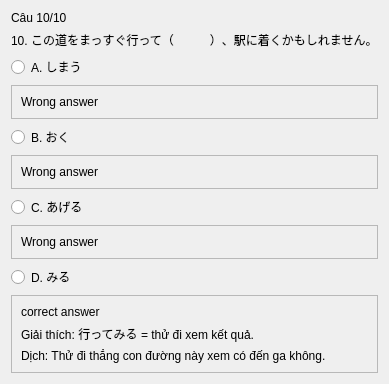
               <widget class="QWidget" name="page_16">
                <layout class="QVBoxLayout" name="verticalLayout_21">
                 <item>
                  <widget class="QLabel" name="label_102">
                   <property name="text">
                    <string>Câu 10/10</string>
                   </property>
                  </widget>
                 </item>
                 <item>
                  <widget class="QLabel" name="label_103">
                   <property name="text">
                    <string>10. この道をまっすぐ行って（　　　）、駅に着くかもしれません。</string>
                   </property>
                  </widget>
                 </item>
                 <item>
                  <widget class="QRadioButton" name="radioButton_61">
                   <property name="text">
                    <string>A. しまう</string>
                   </property>
                  </widget>
                 </item>
                 <item>
                  <widget class="QFrame" name="frame_17">
                   <property name="frameShape">
                    <enum>QFrame::StyledPanel</enum>
                   </property>
                   <property name="frameShadow">
                    <enum>QFrame::Raised</enum>
                   </property>
                   <layout class="QVBoxLayout" name="verticalLayout_25">
                    <item>
                     <widget class="QLabel" name="label_26">
                      <property name="text">
                       <string>Wrong answer</string>
                      </property>
                     </widget>
                    </item>
                   </layout>
                  </widget>
                 </item>
                 <item>
                  <widget class="QRadioButton" name="radioButton_62">
                   <property name="text">
                    <string>B. おく</string>
                   </property>
                  </widget>
                 </item>
                 <item>
                  <widget class="QFrame" name="frame_18">
                   <property name="frameShape">
                    <enum>QFrame::StyledPanel</enum>
                   </property>
                   <property name="frameShadow">
                    <enum>QFrame::Raised</enum>
                   </property>
                   <layout class="QVBoxLayout" name="verticalLayout_24">
                    <item>
                     <widget class="QLabel" name="label_27">
                      <property name="text">
                       <string>Wrong answer</string>
                      </property>
                     </widget>
                    </item>
                   </layout>
                  </widget>
                 </item>
                 <item>
                  <widget class="QRadioButton" name="radioButton_63">
                   <property name="text">
                    <string>C. あげる</string>
                   </property>
                  </widget>
                 </item>
                 <item>
                  <widget class="QFrame" name="frame_19">
                   <property name="frameShape">
                    <enum>QFrame::StyledPanel</enum>
                   </property>
                   <property name="frameShadow">
                    <enum>QFrame::Raised</enum>
                   </property>
                   <layout class="QVBoxLayout" name="verticalLayout_23">
                    <item>
                     <widget class="QLabel" name="label_28">
                      <property name="text">
                       <string>Wrong answer</string>
                      </property>
                     </widget>
                    </item>
                   </layout>
                  </widget>
                 </item>
                 <item>
                  <widget class="QRadioButton" name="radioButton_64">
                   <property name="text">
                    <string>D. みる</string>
                   </property>
                  </widget>
                 </item>
                 <item>
                  <widget class="QFrame" name="frame_20">
                   <property name="frameShape">
                    <enum>QFrame::StyledPanel</enum>
                   </property>
                   <property name="frameShadow">
                    <enum>QFrame::Raised</enum>
                   </property>
                   <layout class="QVBoxLayout" name="verticalLayout_22">
                    <item>
                     <widget class="QLabel" name="label_31">
                      <property name="text">
                       <string>correct answer</string>
                      </property>
                     </widget>
                    </item>
                    <item>
                     <widget class="QLabel" name="label_30">
                      <property name="text">
                       <string>Giải thích: 行ってみる = thử đi xem kết quả.</string>
                      </property>
                     </widget>
                    </item>
                    <item>
                     <widget class="QLabel" name="label_29">
                      <property name="text">
                       <string>Dịch: Thử đi thẳng con đường này xem có đến ga không.</string>
                      </property>
                     </widget>
                    </item>
                   </layout>
                  </widget>
                 </item>
                </layout>
               </widget>
